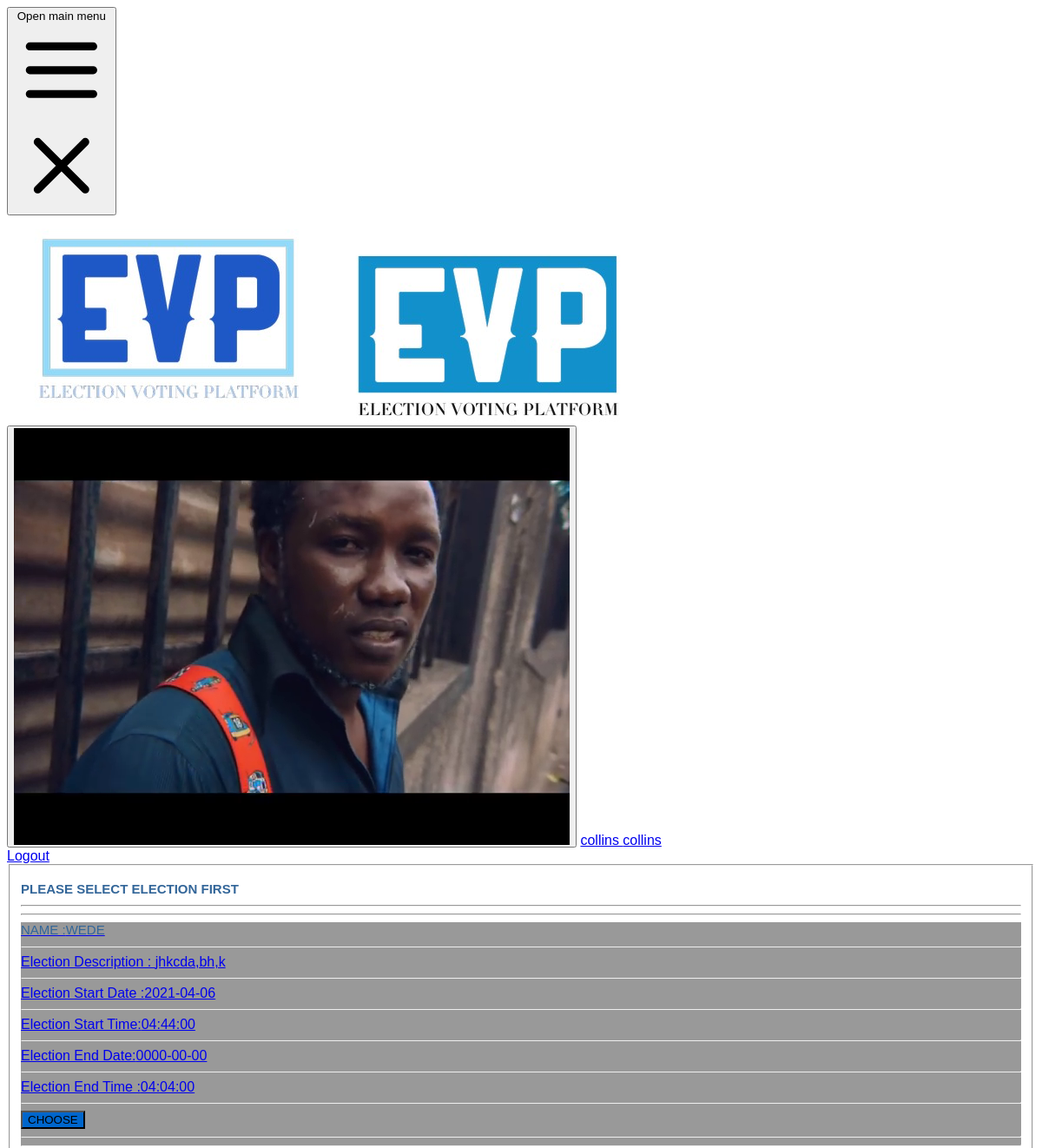
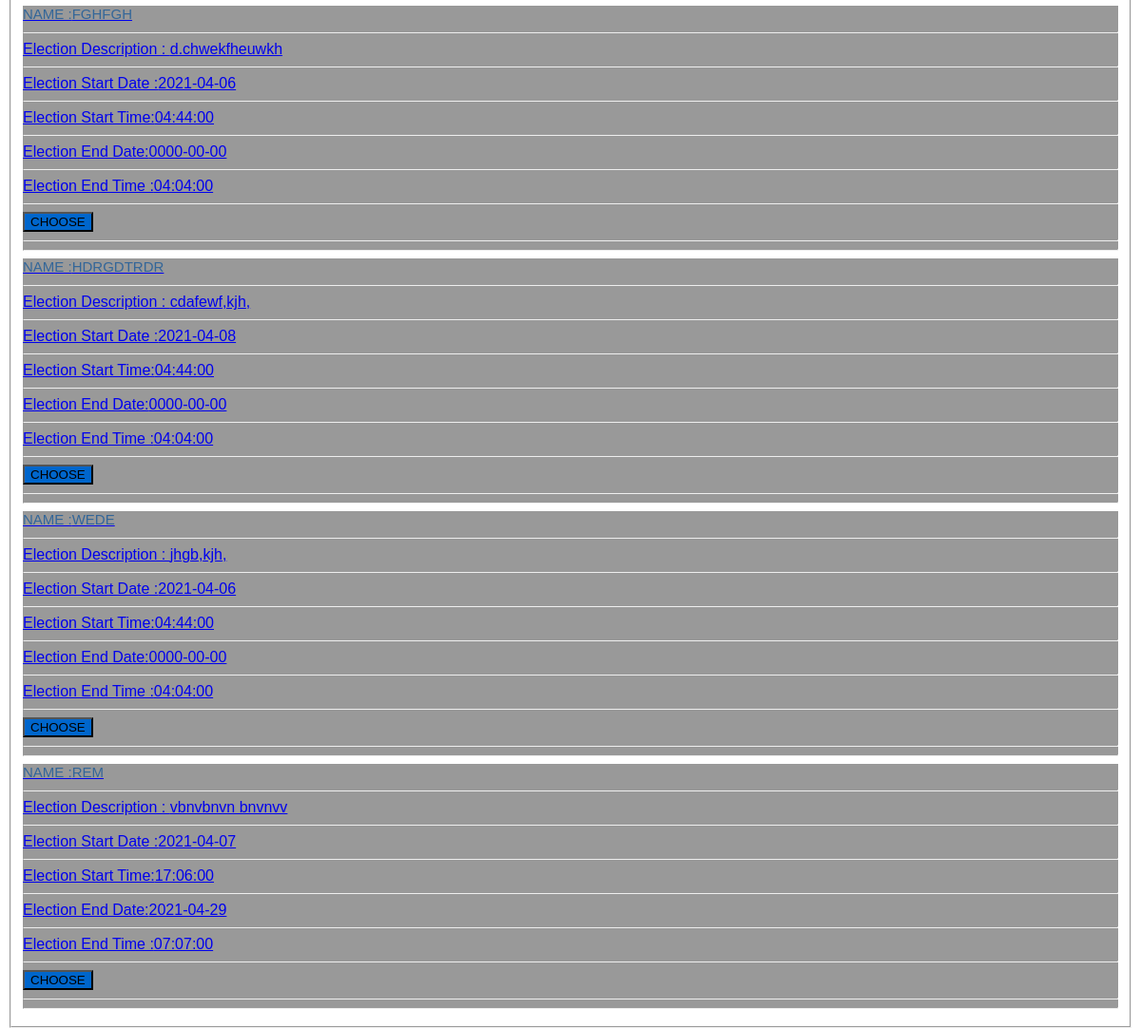
The app's page /home.php (signed in) with its own data (2 pictures, top to bottom).
### tables this page shows
CREATE TABLE `users` (
  `user_id` int(11) NOT NULL,
  `usertype_id` int(10) NOT NULL,
  `username` varchar(50) NOT NULL,
  `password` varchar(60) NOT NULL,
  `firstname` varchar(20) NOT NULL,
  `lastname` varchar(20) NOT NULL,
  `photo` varchar(40) NOT NULL,
  `lastmodified` datetime NOT NULL,
  `datecreated` datetime NOT NULL,
  `election_id` int(10) NOT NULL
);

CREATE TABLE `election` (
  `election_id` int(11) NOT NULL,
  `election_title` varchar(50) NOT NULL,
  `election_description` varchar(200) NOT NULL,
  `election_start_date` date NOT NULL,
  `election_start_time` time NOT NULL,
  `election_end_date` date NOT NULL,
  `election_end_time` time NOT NULL
);

### home.php (the view, shortened to what this page needs)
<?php
	require_once('session.php');
	require_once('checkelection.php');
	include('conn.php');
	include 'head.php';
?>
<html>
<head>
 <link href="css/style.css" rel="stylesheet">
  <link href="css/cs1.css" rel="stylesheet">
</head>
<body>
	<?php
$results = $conn->prepare("SELECT * FROM election");
				$results->execute();
		?>
	<fieldset>
		<h2 class="fs-title font-bold text-center  ">please select election first</h2>
		<hr/>
		<hr/>
		<div class="flex flex-wrap -mx-1 lg:-mx-4 pt-10">
                <table class="w-full whitespace-no-wrap">
				  	 <?php
									while($row = $results->fetch(PDO::FETCH_ASSOC)){
										?>
                  <tbody
                    class="bg-white divide-y dark:divide-gray-700 dark:bg-gray-800"
                  >
                         <div class="my-1 px-1 w-full md:w-1/2 lg:my-4 lg:px-4 lg:w-1/3">
			<a href="vote.php?id=<?php echo $row['election_id']; ?>" >
            <article class="overflow-hidden rounded-lg shadow-lg ">
      <figure class="parent">
      <label id="styleinput">
					   <div class=" font-bold fs-title text-center pt-2">Name :<?php echo $row['election_title']; ?></div>
					   <hr>
					    <div class=" text-center text-sm"><span class="font-bold">Election Description : </span><?php echo $row['election_description']; ?></div>  <hr>
						 <div class=" text-center text-sm"><span class="font-bold">Election Start Date :</span><?php echo $row['election_start_date']; ?></div>  <hr>
						   <div class=" text-center text-sm"><span class="font-bold">Election Start Time:</span><?php echo $row['election_start_time']; ?></div>  <hr>
						    <div class=" text-center text-sm"><span class="font-bold">Election End Date:</span><?php echo $row['election_end_date']; ?></div>
						      <hr>
							 <div class=" text-center text-sm pb-2"><span class="font-bold">Election End Time :</span><?php echo $row['election_end_time']; ?></div>
							<hr>
 <div class=" text-center text-sm p-3"><input type="button" value="CHOOSE" class="next actio-button" style="background-color:#0066CC"  description="next"></div>
 <hr>
      </label>
	  <hr>
    </figure>
<?php
             }
?>
</div>
    </a>
                  </tbody>
                </table>
	</fieldset>
</body>
</html>

### session.php (shortened to what this page needs)
<!DOCTYPE html PUBLIC "-//W3C//DTD XHTML 1.0 Transitional//EN" "http://www.w3.org/TR/xhtml1/DTD/xhtml1-transitional.dtd">
<html xmlns="http://www.w3.org/1999/xhtml">
<head>
</head>
<body>
<?php
	include 'conn.php';
?>
</body>
</html>

### conn.php (shortened to what this page needs)
<!DOCTYPE html PUBLIC "-//W3C//DTD XHTML 1.0 Transitional//EN" "http://www.w3.org/TR/xhtml1/DTD/xhtml1-transitional.dtd">
<html xmlns="http://www.w3.org/1999/xhtml">
<head>
</head>
<body>
</body>
</html>

### checkelection.php (shortened to what this page needs)
<!DOCTYPE html PUBLIC "-//W3C//DTD XHTML 1.0 Transitional//EN" "http://www.w3.org/TR/xhtml1/DTD/xhtml1-transitional.dtd">
<html xmlns="http://www.w3.org/1999/xhtml">
<head>
</head>
<body>
<?php
	include 'conn.php';
?>
</body>
</html>

### head.php (shortened to what this page needs)
<?php
				$a = $_SESSION['voter'] ;
		$results1 = $conn->prepare("SELECT * FROM users WHERE user_id= :a");
			$results1->bindParam(':a',$a);
			 		$results1->execute();
					$row2 = $results1->fetch(PDO::FETCH_ASSOC);
					?>
<!doctype html>
<html>
<head>
    <link href="css/style.css" rel="stylesheet">
</head>
<body>
    <div class="container mx-auto">
<nav class="bg-purple-600">
  <div class="max-w-7xl mx-auto px-2 sm:px-6 lg:px-8">
    <div class="relative flex items-center justify-between h-16">
      <div class="absolute inset-y-0 left-0 flex items-center sm:hidden">
        <button type="button" class="inline-flex items-center justify-center p-2 rounded-md text-gray-400 hover:text-white hover:bg-gray-700 focus:outline-none focus:ring-2 focus:ring-inset focus:ring-white" aria-controls="mobile-menu" aria-expanded="true">
          <span class="sr-only">Open main menu</span>
          <svg class="block h-6 w-6" xmlns="http://www.w3.org/2000/svg" fill="none" viewBox="0 0 24 24" stroke="currentColor" aria-hidden="true">
            <path stroke-linecap="round" stroke-linejoin="round" stroke-width="2" d="M4 6h16M4 12h16M4 18h16" />
          </svg>
          <svg class="hidden h-6 w-6" xmlns="http://www.w3.org/2000/svg" fill="none" viewBox="0 0 24 24" stroke="currentColor" aria-hidden="true">
            <path stroke-linecap="round" stroke-linejoin="round" stroke-width="2" d="M6 18L18 6M6 6l12 12" />
          </svg>
        </button>
      </div>
      <div class="flex-1 flex items-center justify-center sm:items-stretch sm:justify-start">
        <div class="flex-shrink-0 flex items-center">
       <a href="home.php">   <img class="block lg:hidden h-8 w-auto" src="img/logo.jpg" alt="EVP"></a>
          <a href="home.php"> <img class="hidden lg:block h-8 w-auto" src="img/lg.jpg" alt="EVP"></a>
        </div>
      </div>
      <div class="absolute inset-y-0 right-0 flex items-center pr-2 sm:static sm:inset-auto sm:ml-6 sm:pr-0">
            <button type="button" class="bg-white flex text-sm rounded-full focus:outline-none focus:ring-2 focus:ring-offset-2 focus:ring-offset-gray-800 focus:ring-white" id="user-menu" aria-expanded="false" aria-haspopup="true">
              <img class="h-8 w-8 rounded-full" src="img/voter/<?php echo $row2['photo'] ;?>" alt=" usr">
            </button>
			 <a href="editprofile.php" class="text-white hover:bg-gray-700 hover:text-white block px-3 py-2 rounded-md text-base font-medium"><?php echo $row2['firstname'] ;?> <?php echo  $row2['lastname']; ?><br></a>
        <div class="ml-3 relative">
          <div>
         <a href="logout.php" class="text-white  hover:bg-gray-700 hover:text-white block px-3 py-2 rounded-md text-base font-medium">Logout</a>
          </div>
        </div>
      </div>
    </div>
  </div>
</nav>

### css/cs1.css (style rules this page uses)
html { height: 100%; background: #ffffff; }
body { font-family: montserrat, arial, verdana; }
.fs-title { font-size: 15px; text-transform: uppercase; color:#336699; margin-bottom: 10px; }
.parent { margin: 0; position: relative; background-color:#999999; }

### records on screen
users: photo (picture), firstname "collins", lastname "collins"
election: election_title "WEDE", election_description "jhkcda,bh,k", election_start_date "2021-04-06", election_start_time "04:44:00", election_end_date "0000-00-00", election_end_time "04:04:00"
election: election_title "FGHFGH", election_description "d.chwekfheuwkh", election_start_date "2021-04-06", election_start_time "04:44:00", election_end_date "0000-00-00", election_end_time "04:04:00"
election: election_title "HDRGDTRDR", election_description "cdafewf,kjh,", election_start_date "2021-04-08", election_start_time "04:44:00", election_end_date "0000-00-00", election_end_time "04:04:00"
election: election_title "WEDE", election_description "jhgb,kjh,", election_start_date "2021-04-06", election_start_time "04:44:00", election_end_date "0000-00-00", election_end_time "04:04:00"
election: election_title "REM", election_description "vbnvbnvn bnvnvv", election_start_date "2021-04-07", election_start_time "17:06:00", election_end_date "2021-04-29", election_end_time "07:07:00"
